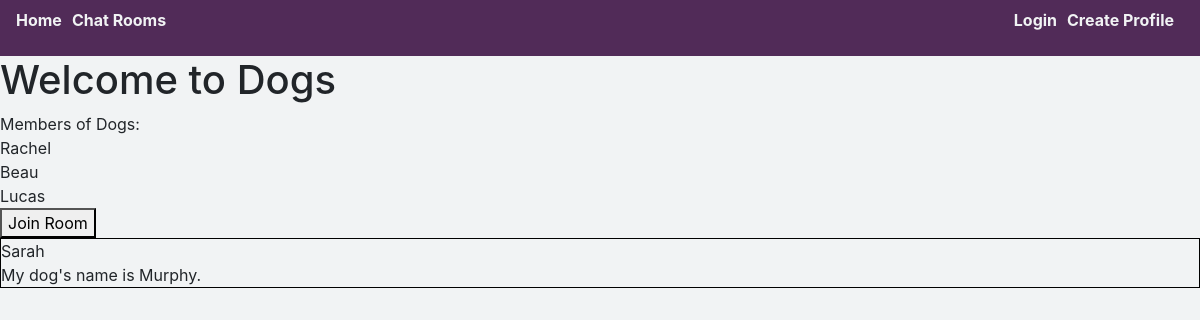
Before: /18/chat_room_detail with the older database file.
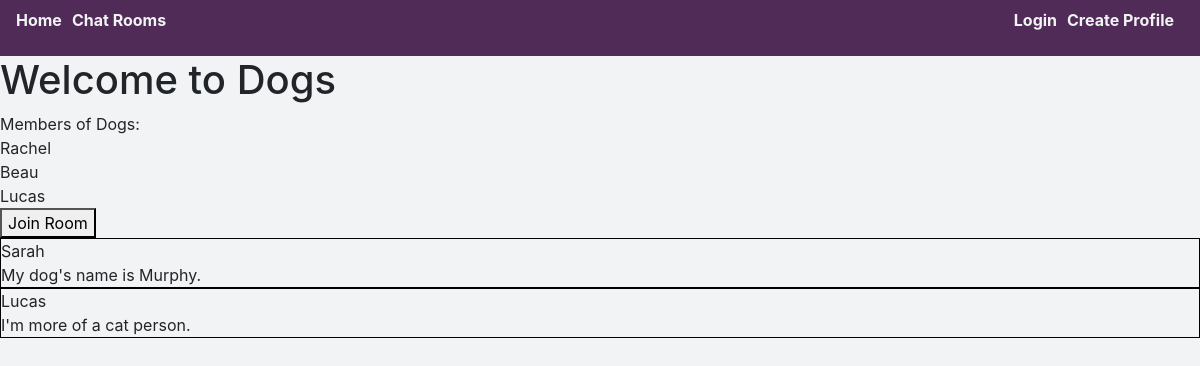
After: the same page with the newer database file.
### chat_app/models.py (models this page shows, shortened)
class Message(models.Model):
    text = models.CharField(max_length=255, null=True)
    user = models.ForeignKey(User, on_delete=models.CASCADE, null=True)
    room = models.ForeignKey(Room, on_delete=models.CASCADE, null=True)

### chat_app/views.py (the view)
# urls.py: path('<int:pk>/chat_room_detail', views.DetailView.as_view(), name='chat_detail'),
class DetailView(generic.DetailView):
    model = Room
    template_name = 'chat_app/chat_room_detail.html'
    fields = ['name']

### chat_app/templates/chat_app/chat_room_detail.html (shortened to what this page needs)
{% extends 'chat_app/base.html' %}
{% block content %}
<h1>Welcome to {{room.name}}</h1>
<span>Members of {{room.name}}:</span>
{% for member in room.members.all %}
<div>{{member.username}}</div>
{% endfor %}
{% if user not in room.members.all %}
<form method="post" action="{% url 'chat_app:join_room' room.id %}">{% csrf_token %}
  <button>Join Room</button>
</form>
{% else %}
<form method="post" action="{% url 'chat_app:join_room' room.id %}">{% csrf_token %}
  <button>Leave Room</button>
</form>
{% endif %}
{% for message in object.message_set.all %}
<div class="message">
  <div>{{message.user}}</div>
  <div>{{message.text}}</div>
</div>
{% endfor %}
{% endblock content %}

Changed rows visible on the page:
added Message: user "Lucas", text "I'm more of a cat person."
